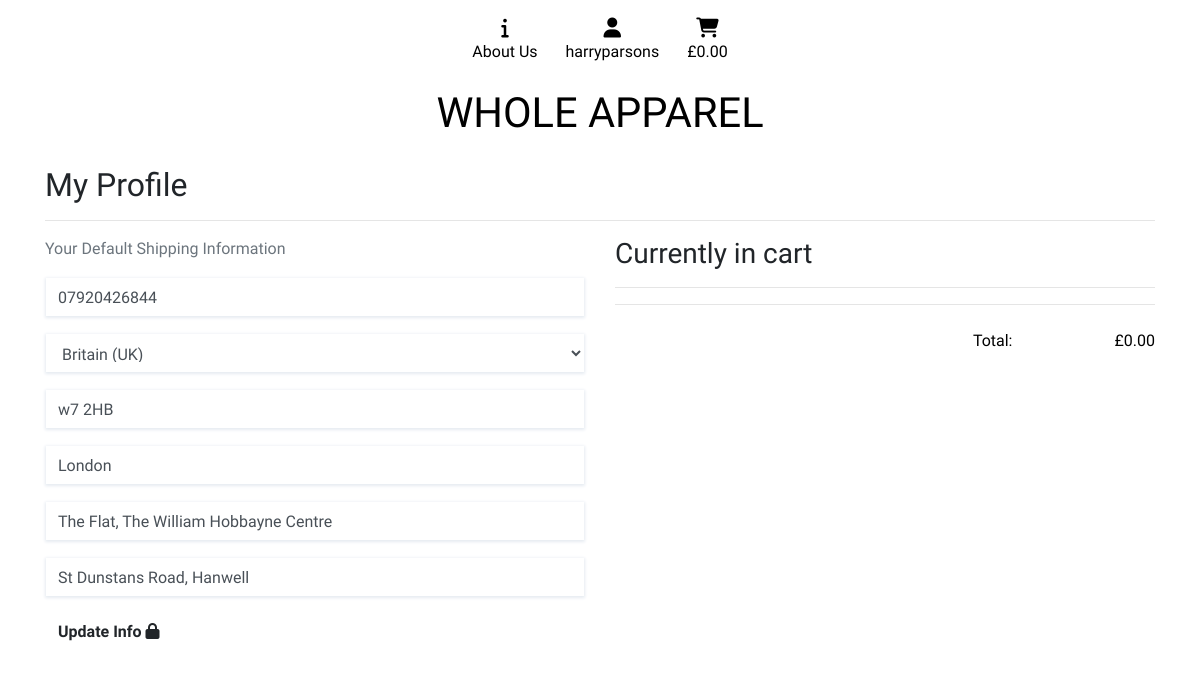
The app's page /profile/ (signed in) with its own data.
### profiles/models.py (models this page shows, shortened)
class UserProfile(models.Model):
    user = models.OneToOneField(User, on_delete=models.CASCADE)
    default_phone_number = models.CharField(max_length=20,
                                            blank=True, null=True)
    default_street_address1 = models.CharField(max_length=40,
                                               blank=True, null=True)
    default_street_address2 = models.CharField(max_length=40,
                                               blank=True, null=True)
    default_town_or_city = models.CharField(max_length=40,
                                            blank=True, null=True)
    default_postcode = models.CharField(max_length=20,
                                        blank=True, null=True)
    default_country = CountryField(blank_label='Country *',
                                   blank=True, null=True)

### profiles/views.py (the view)
# urls.py: path('profile/', include('profiles.urls')),
def profile(request):
    profile = get_object_or_404(UserProfile, user=request.user)
    if request.method == 'POST':
        form = ProfileForm(request.POST, instance=profile)
        if form.is_valid():
            form.save()
    else:
        form = ProfileForm(instance=profile)
    orders = profile.orders.all()
    template = 'profiles/profile.html'
    context = {
        'form': form,
        'orders': orders,
    }
    return render(request, template, context)

### cart/contexts.py (called while the page is built, shortened)
def cart_contents(request):
    cart_items = []
    total = 0
    product_count = 0
    cart = request.session.get('cart', {})
    cart_plus_ship = total
    context = {
        'cart_items': cart_items,
        'total': total,
        'product_count': product_count,
        'cart_plus_ship': cart_plus_ship,
    }
    return context

### profiles/templates/profiles/profile.html (shortened to what this page needs)
{% extends "base.html" %} {% load static %} {% block extra_css %}
<link rel="stylesheet" href="{% static 'profiles/css/profiles.css' %}" />
{% endblock %} {% block content %}
<div class="container">
  <div class="row">
    <div class="col">
      <h2>My Profile</h2>
      <hr />
    </div>
  </div>
  <div class="row">
    <div class="col-12 col-md-6 order-lg-last mb-5">
      <h3>Currently in cart</h3>
      <hr />
      <hr class="my-0" />
      <br />
      <div class="row text-black text-right">
        <div class="col-7 offset-2">
          <p class="my-0">Total:</p>
        </div>
        <div class="col-3">
          <p class="my-0">£{{ total | floatformat:2 }}</p>
        </div>
      </div>
    </div>
    <div class="col-12 col-md-6">
      <p class="text-muted">Your Default Shipping Information</p>
      <form
        class=""
        action="{% url 'profile' %}"
        method="POST"
        id="update-profile-form"
      >
        {% csrf_token %} {{ form|crispy }}
        <button id="submit-button" class="btn btn-black rounded-0">
          <span class="font-weight-bold">Update Info</span>
          <span class="icon">
            <i class="fas fa-lock"></i>
          </span>
        </button>
      </form>
    </div>
  </div>
</div>
{% endblock %}

### templates/base.html (shortened to what this page needs)
{% load static %}
<!doctype html>
<html lang="en">
  <head>
    {% block corecss %}
    <link rel="stylesheet" href="https://stackpath.bootstrapcdn.com/bootstrap/4.4.1/css/bootstrap.min.css">
    <link rel="stylesheet" href="{% static 'css/base.css' %}">
    {% endblock %}
    {% block extra_css %}
    {% endblock %}
  </head>
  <body>
    <header class="container-fluid right my-2">
        <div class="row">
            <div class="col-12 px-0">
                <ul class="list-inline list-unstyled text-center">
                    <li class="list-inline-item nav-item">
                        <a href="{% url 'about' %}" class="text-black nav-link px-2">
                            <div class="text-center">
                                <div><i class="fas fa-info fa-lg"></i><p class="my-0">About Us</p></div>
                            </div>
                        </a>
                    </li>
                    <li class="list-inline-item dropdown nav-item">
                        <a class="text-black nav-link px-2" href="#" id="user-options" data-toggle="dropdown" aria-haspopup="true" aria-expanded="false">
                            <div class="text-center">
                                <div><i class="fas fa-user fa-lg"></i></div>
                                {% if request.user.is_authenticated %}
                                    <p class="my-0">{{ request.user.username }}</p>
                                {% else %}
                                    <p class="my-0">Login</p>
                                {% endif %}
                            </div>
                        </a>
                    </li>
                    <li class="list-inline-item">
                         <a href="{% url 'view_cart' %}" class="nav-link px-2">
                        <div class="text-center text-black">
                            <div>
                            <i class="fas fas fa-shopping-cart fa-lg"></i></div>
                                <p class="my-0">
                                    {% if cart_items %}
                                        £{{ cart_plus_ship|floatformat:2 }}
                                    {% else %}
                                        £0.00
                                    {% endif %}
                                </p>
                            </div>
                        </a>
                    </li>
                </ul>
            </div>
        </div>
        <section>
        <div class="row">
            <section class="col-12 title-container">
                <a href="{% url 'products' %}" class="main-logo-link">
                    <h2 class="logo-font text-black title-logo">Whole Apparel</h2>
                </a>
            </section>
        </div>
    </section>
    </header>
    {% block content %}
    {% endblock %}
  </body>
</html>

### static/css/base.css (style rules this page uses)
html { height: 100%; }
body { height: calc(100vh - 164px); font-family: "Exo 2", sans-serif; }
.logo-font { text-transform: uppercase; }
.title-container { text-align: center; }
.title-logo { display: inline-block; font-size: 2.6rem; margin-bottom: 20px; }
.text-black { color: #000 !important; }

### profiles/static/profiles/css/profiles.css (style rules this page uses)
.StripeElement, .stripe-style-input { box-sizing: border-box; height: 40px; padding: 10px 12px; border: 1px solid transparent; border-radius: 0px; background-color: white; box-shadow: 0 1px 3px 0 #e6ebf1; -webkit-transition: box-shadow 150ms ease; transition: box-shadow 150ms ease; }
.stripe-style-input::placeholder { color: #aab7c4; }
select, select option { color: #000; }

### records on screen
UserProfile: default_phone_number "07920426844", default_country "Britain (UK)", default_postcode "w7 2HB", default_town_or_city "London", default_street_address1 "The Flat, The William Hobbayne Centre", default_street_address2 "St Dunstans Road, Hanwell"

### other values on screen
{{ request.user.username }} "harryparsons"
{{ total | floatformat:2 }} "0.00"
